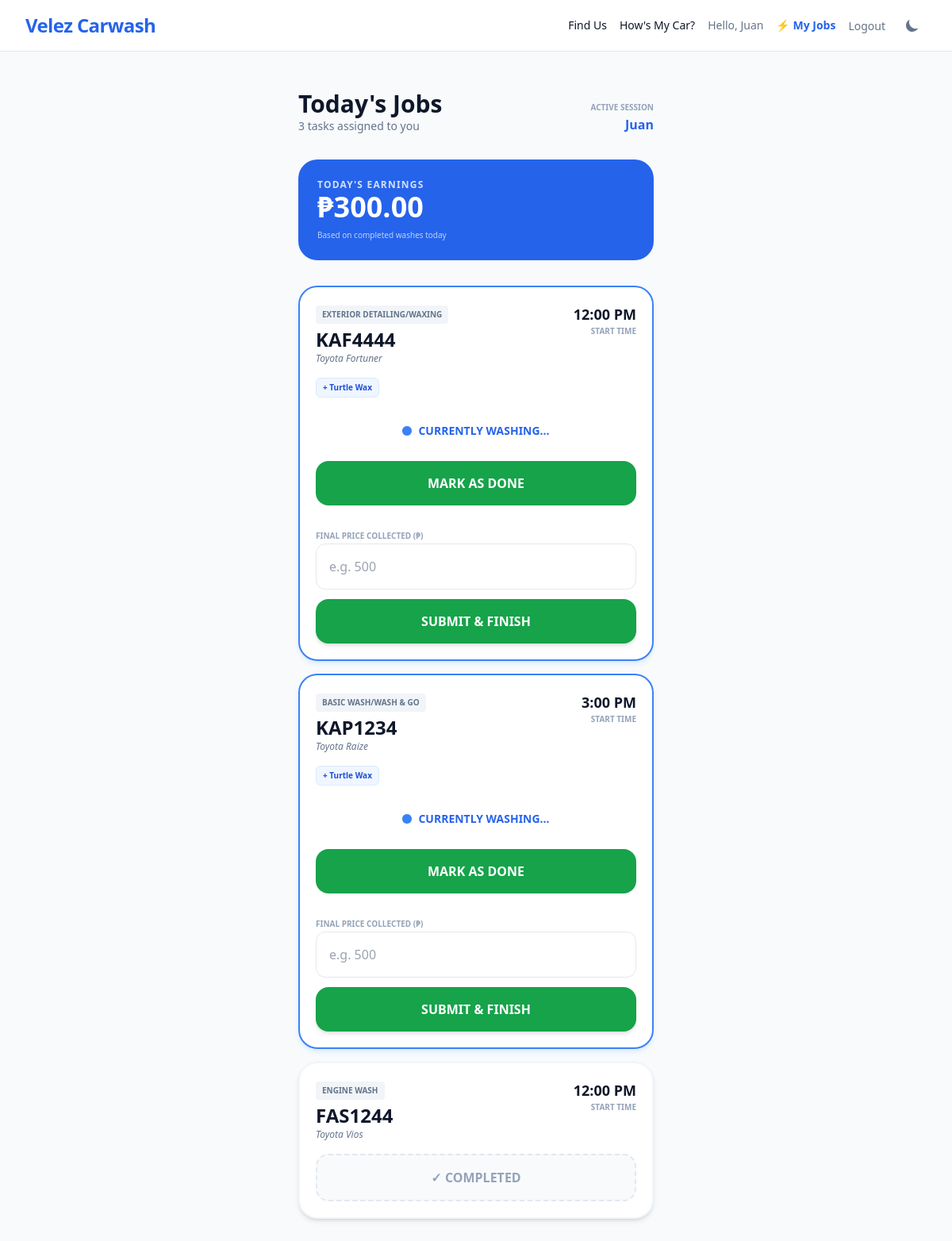
Page /staff/jobs/ (signed in) on the committed database.
### reservations/models.py (models this page shows, shortened)
class Appointment(models.Model):
    STATUS_PENDING = 'pending'
    STATUS_CONFIRMED = 'confirmed'
    STATUS_IN_PROGRESS = 'progress'
    STATUS_COMPLETED = 'completed'
    STATUS_CANCELED = 'canceled' # Standardized to one 'L' for consistency
    STATUS_CHOICES = [
        (STATUS_PENDING, 'Pending'),
        (STATUS_CONFIRMED, 'Confirmed'),
        (STATUS_IN_PROGRESS, 'In Progress'),
        (STATUS_COMPLETED, 'Completed'),
        (STATUS_CANCELED, 'Canceled'),
    ]
    TIME_CHOICES = [
        (datetime.time(hour, 0), f"{hour if hour <= 12 else hour-12}:00 {'AM' if hour < 12 else 'PM'}")
        for hour in range(8, 18)
    ]
    assigned_staff = models.ForeignKey(
        User,
        on_delete=models.SET_NULL,
        null=True,
        blank=True,
        related_name='assigned_jobs',
        limit_choices_to={'is_staff': True} # Only show staff in the dropdown
    )
    customer_name = models.CharField(max_length=100)
    customer_phone = models.CharField(max_length=20)
    customer_address = models.TextField()
    car_plate = models.CharField(max_length=20)
    car_model = models.CharField(max_length=100)
    user = models.ForeignKey(User, on_delete=models.SET_NULL, null=True, blank=True)
    service = models.ForeignKey(Service, on_delete=models.CASCADE)
    add_ons = models.ManyToManyField(AddOn, blank=True)
    date = models.DateField()
    time_slot = models.TimeField(choices=TIME_CHOICES)
    status = models.CharField(max_length=10, choices=STATUS_CHOICES, default=STATUS_PENDING)
    created_at = models.DateTimeField(auto_now_add=True)
    class Meta:
        ordering = ['-date', '-time_slot'] # Default sort: newest first
    final_price = models.DecimalField(max_digits=7, decimal_places=2, default=0)
    commission_earned = models.DecimalField(max_digits=7, decimal_places=2, default=0)

class Service(models.Model):
    name = models.CharField(max_length=100)
    description = models.TextField()
    min_price = models.DecimalField(max_digits=7, decimal_places=2, default=0)
    max_price = models.DecimalField(max_digits=7, decimal_places=2, default=0)
    duration_minutes = models.IntegerField(default=60)
    commission_percentage = models.DecimalField(max_digits=5, decimal_places=2, default=20.00)

class AddOn(models.Model):
    name = models.CharField(max_length=100)
    price = models.DecimalField(max_digits=7, decimal_places=2)

### reservations/views.py (the view)
# urls.py: path('staff/jobs/', views.staff_dashboard, name='staff_dashboard'),
@staff_member_required
def staff_dashboard(request):
    my_jobs = Appointment.objects.filter(
        assigned_staff=request.user
    ).exclude(status__in=['canceled'])
    total_earned_today = sum(job.commission_earned for job in my_jobs if job.status == 'completed')
    return render(request, 'reservations/staff_dashboard.html', {
        'jobs': my_jobs,
        'total_earned_today': total_earned_today
    })

### templates/reservations/staff_dashboard.html (shortened to what this page needs)
{% extends 'base.html' %}
{% load humanize %}
{% block content %}
<div class="max-w-md mx-auto">
    <div class="flex justify-between items-end mb-8">
        <div>
            <h1 class="text-3xl font-bold dark:text-white">Today's Jobs</h1>
            <p class="text-slate-500 dark:text-slate-400 text-sm font-medium">{{ jobs|length }} tasks assigned to you</p>
        </div>
        <div class="text-right">
            <span class="text-[10px] font-bold text-slate-400 uppercase">Active Session</span>
            <p class="text-blue-600 font-bold">{{ user.username|capfirst }}</p>
        </div>
    </div>
    <div class="bg-blue-600 rounded-3xl p-6 mb-8 text-white">
        <p class="text-xs uppercase font-bold opacity-80 tracking-widest">Today's Earnings</p>
        <h2 class="text-4xl font-bold">₱{{ total_earned_today|intcomma }}</h2>
        <p class="text-[10px] mt-2 opacity-70">Based on completed washes today</p>
    </div>
    {% if jobs %}
        <div class="space-y-4">
            {% for job in jobs %}
            <div class="bg-white dark:bg-slate-900 border-2 {% if job.status == 'progress' %} border-blue-500 shadow-blue-100 {% else %} border-slate-100 dark:border-slate-800 {% endif %} rounded-3xl p-5 shadow-md transition-all">
                <div class="flex justify-between items-start mb-4">
                    <div>
                        <span class="text-[10px] font-bold bg-slate-100 dark:bg-slate-800 px-2 py-1 rounded text-slate-500 uppercase mb-1 inline-block">
                            {{ job.service.name }}
                        </span>
                        <h2 class="text-2xl font-bold dark:text-white">{{ job.car_plate }}</h2>
                        <p class="text-slate-500 text-xs italic">{{ job.car_model }}</p>
                    </div>
                    <div class="text-right">
                        <p class="text-lg font-bold dark:text-white">{{ job.time_slot|time:"g:i A" }}</p>
                        <p class="text-[10px] text-slate-400 font-bold uppercase">Start Time</p>
                    </div>
                </div>
                {% if job.add_ons.all %}
                <div class="flex flex-wrap gap-2 mb-6">
                    {% for addon in job.add_ons.all %}
                    <span class="bg-blue-50 dark:bg-blue-900/30 text-blue-700 dark:text-blue-300 text-[10px] font-bold px-2 py-1 rounded-md border border-blue-100 dark:border-blue-800">
                        + {{ addon.name }}
                    </span>
                    {% endfor %}
                </div>
                {% endif %}
                <div class="grid grid-cols-1 gap-3">
                    {% if job.status == 'pending' or job.status == 'confirmed' %}
                        <a href="{% url 'update_job_status' job.id 'progress' %}"
                           class="w-full bg-blue-600 text-white font-bold py-4 rounded-2xl text-center active:scale-95 transition-transform">
                            START WASHING
                        </a>
                    {% elif job.status == 'progress' %}
                        <div class="flex items-center justify-center space-x-2 py-2 mb-2 animate-pulse">
                            <span class="relative flex h-3 w-3">
                                <span class="relative inline-flex rounded-full h-3 w-3 bg-blue-500"></span>
                            </span>
                            <span class="text-blue-600 font-bold text-sm uppercase">Currently Washing...</span>
                        </div>
                        <a href="{% url 'update_job_status' job.id 'completed' %}"
                           class="w-full bg-green-600 text-white font-bold py-4 rounded-2xl text-center active:scale-95 transition-transform">
                            MARK AS DONE
                        </a>
                        <form method="POST" action="{% url 'update_job_status' job.id 'completed' %}" class="space-y-3">
                            <div>
                                <label class="text-[10px] font-bold text-slate-400 uppercase">Final Price Collected (₱)</label>
                                <input type="number" name="final_price" placeholder="e.g. 500" required
                                    class="w-full p-4 rounded-xl border dark:bg-slate-800 dark:text-white outline-none focus:ring-2 focus:ring-green-500">
                            </div>
                            <button type="submit" class="w-full bg-green-600 text-white font-bold py-4 rounded-2xl shadow-md transition active:scale-95">
                                SUBMIT & FINISH
                            </button>
                        </form>
                    {% else %}
                        <div class="bg-slate-50 dark:bg-slate-800 text-slate-400 font-bold py-4 rounded-2xl text-center border-2 border-dashed border-slate-200 dark:border-slate-700">
                            ✓ COMPLETED
                        </div>
                    {% endif %}
                </div>
            </div>
            {% endfor %}
        </div>
    {% else %}
        <div class="text-center py-20 bg-slate-50 dark:bg-slate-800/50 rounded-3xl border-2 border-dashed border-slate-200 dark:border-slate-800">
            <p class="text-slate-400 font-bold">No jobs assigned for today!</p>
            <p class="text-xs text-slate-400">Rest up or check with the admin.</p>
        </div>
    {% endif %}
</div>
{% endblock %}

### templates/base.html (shortened to what this page needs)
<!DOCTYPE html>
<html lang="en">
<head>
    <script src="https://cdn.tailwindcss.com"></script>
</head>
<body class="bg-slate-50 dark:bg-slate-950 text-slate-900 dark:text-slate-100 font-sans transition-colors duration-300">
    <nav class="bg-white dark:bg-slate-900 border-b border-slate-200 dark:border-slate-800 sticky top-0 z-50">
        <div class="max-w-7xl mx-auto px-4 sm:px-6 lg:px-8">
            <div class="flex justify-between h-16 items-center">
                <a href="/" class="text-2xl font-bold text-blue-600 tracking-tight">Velez Carwash</a>
                <div class="hidden sm:flex items-center space-x-4">
                    <a href="{% url 'locator' %}" class="text-sm font-medium dark:text-slate-300 hover:text-blue-600 transition">Find Us</a>
                    <a href="{% url 'check_booking' %}" class="text-sm font-medium dark:text-slate-300 hover:text-blue-600 transition">How's My Car?</a>
                    {% if user.is_authenticated %}
                    <span class="text-sm text-slate-500">Hello, {{ user.username }}</span>
                    {% if user.is_staff and not user.is_superuser %}
                    <a href="{% url 'staff_dashboard' %}" class="text-sm font-bold text-blue-600 flex items-center">
                        <span class="mr-1">⚡</span> My Jobs
                    </a>
                    {% endif %}
                    <form action="{% url 'logout' %}" method="post" class="inline">
                            <button type="submit" class="text-sm font-medium text-slate-500 hover:text-red-500 transition">Logout</button>
                    </form>
                    {% else %}
                    <a href="{% url 'login' %}" class="text-sm font-medium bg-blue-600 text-white px-4 py-2 rounded-lg hover:bg-blue-700 transition">Login</a>
                    {% endif %}
                    <button id="theme-toggle" class="text-slate-500 dark:text-slate-400 hover:bg-slate-100 dark:hover:bg-slate-800 p-2 rounded-lg text-sm">
                        <svg id="theme-toggle-dark-icon" class="hidden w-5 h-5" fill="currentColor" viewBox="0 0 20 20"><path d="M17.293 13.293A8 8 0 016.707 2.707a8.001 8.001 0 1010.586 10.586z"></path></svg>
                    </button>
                </div>
            </div>
        </div>
    </nav>
    <main class="max-w-7xl mx-auto px-4 sm:px-6 lg:px-8 py-12">
        {% block content %}{% endblock %}
    </main>
</body>
</html>

### rows in the picture
Appointment: service.name "EXTERIOR DETAILING/WAXING", car_plate "KAF4444", car_model "Toyota Fortuner", time_slot "12:00 PM"
AddOn: name "Turtle Wax"
Appointment: service.name "BASIC WASH/WASH & GO", car_plate "KAP1234", car_model "Toyota Raize", time_slot "3:00 PM"
Appointment: service.name "ENGINE WASH", car_plate "FAS1244", car_model "Toyota Vios", time_slot "12:00 PM", status "✓ COMPLETED"

### other values in the picture
{{ user.username }} "Juan"
{{ jobs|length }} "3"
{{ user.username|capfirst }} "Juan"
{{ total_earned_today|intcomma }} "300.00"
